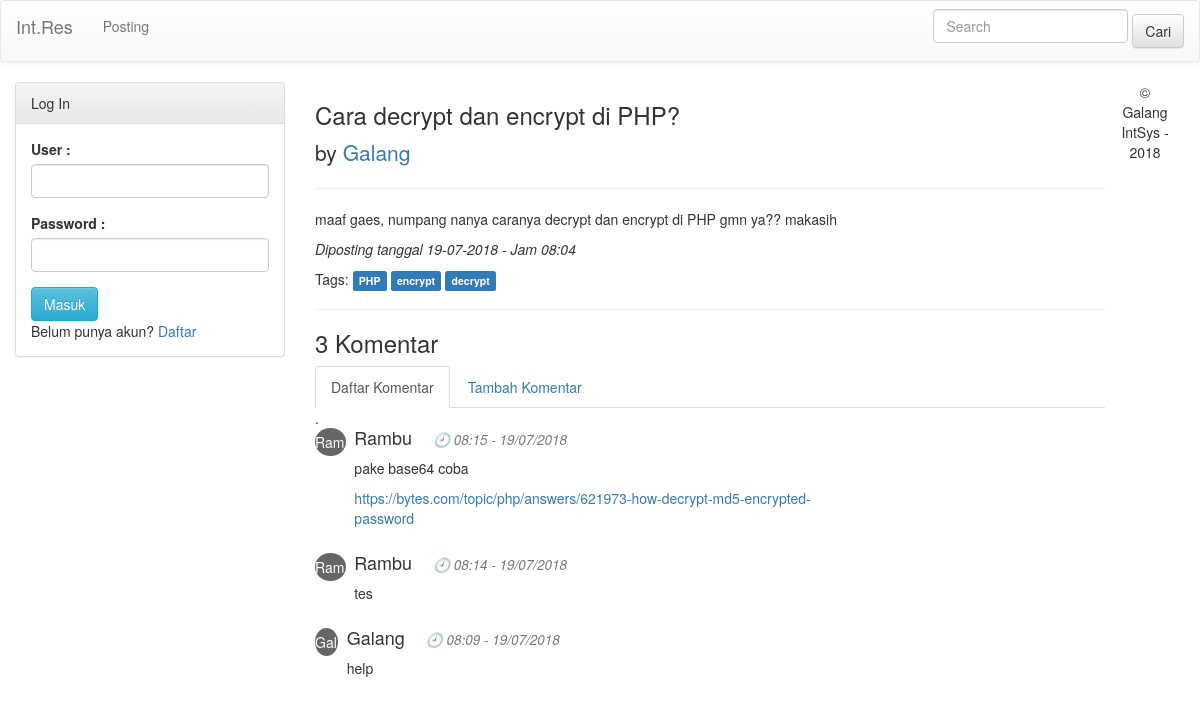
The app's page /home/detailkonten/7 with its own data.
### tables this page shows
CREATE TABLE `konten` (
  `idkonten` int(100) NOT NULL,
  `judul` varchar(100) NOT NULL,
  `tipe` varchar(20) NOT NULL,
  `deskripsi` text NOT NULL,
  `tag` text NOT NULL,
  `pembuat` varchar(30) NOT NULL,
  `post` enum('Y','N') NOT NULL,
  `tgl_dibuat` datetime NOT NULL,
  `vote` int(100) DEFAULT '0',
  `pengunjung` int(11) NOT NULL,
  `jml_komentar` int(10) NOT NULL
);

CREATE TABLE `komentar` (
  `id_komentar` int(100) NOT NULL,
  `nama` varchar(30) NOT NULL,
  `id_konten` int(100) NOT NULL,
  `isi_komentar` text NOT NULL,
  `tanggal` datetime NOT NULL,
  `solved` enum('Y','N') NOT NULL DEFAULT 'N'
);

### application/controllers/Home.php (called while the page is built, shortened)
<?php
class Home extends CI_Controller
{
	public function __construct()
	{
		$this->load->model('admin_model');
	}
	public function load_view_home($view,$data = "")
    {
	    $this->load->view('client/header');
	    if($this->session->userdata('logged_in') == TRUE){
	    $usn=$this->session->userdata('usn');
    	$datausn['user'] = $this->admin_model->getuserid($usn);
		if(strcmp($this->session->userdata('lvl'), "admin")==0){
			$this->load->view('admin/sidebar',$datausn);
		}
		$this->load->view('client/sidebarkiriloggedin',$datausn);
		}else{
        $this->load->view('client/sidebarkiri',$data);
        }
        $this->load->view('client/signup',$data);
    	$this->load->view($view,$data);
    }
	public function detailkonten($kontenid)
	{
		$data['konten'] = $this->admin_model->get_detailkonten($kontenid);
		$data['komentar'] = $this->admin_model->get_komentarkonten($kontenid);
		$data['jmlkomentar'] = $this->admin_model->get_jmlkomentarkonten($kontenid);
		$this->load_view_home('client/detailkonten',$data);
		$this->load->view('client/footer');
	}
	public function add_count($slug)
	{
    $this->load->helper('cookie');
  $check_visitor = $this->input->cookie(urldecode($slug), FALSE);
    $ip = $this->input->ip_address();
    if ($check_visitor == false) {
        $cookie = array(
            "name"   => urldecode($slug),
            "value"  => "$ip",
            "expire" =>  time() + 7200,
            "secure" => false
        );
        $this->input->set_cookie($cookie);
        $this->admin_model->update_counter(urldecode($slug));
    }
}
}
?>

### index.php (called while the page is built, shortened)
<?php
require_once BASEPATH.'core/CodeIgniter.php';

### application/models/Admin_model.php (called while the page is built, shortened)
<?php
class Admin_model extends CI_Model
{
	function update_counter($slug) {
    $this->db->where('idkonten', urldecode($slug));
    $count = $this->db->get('konten')->row();
    $this->db->where('idkonten', urldecode($slug));
    $this->db->set('pengunjung', ($count->pengunjung + 1));
    $this->db->update('konten');
	}
	public function get_jmlkomentarkonten($kontenid){
		$this->db->where('id_konten', $kontenid);
		$query = $this->db->get('komentar');
		return $query->num_rows();
	}
	public function get_detailkonten($kontenid)
	{
		$this->db->where('idkonten', $kontenid);
		$query = $this->db->get('konten');
		return $query->row();
	}
	public function get_komentarkonten($kontenid)
	{
		$this->db->order_by("id_komentar", "desc");
		$this->db->where('id_konten', $kontenid);
		$query = $this->db->get('komentar');
		return $query->result();
	}
}
?>

### application/views/client/detailkonten.php (the view, shortened to what this page needs)
<div class="row">
  <div class="col-sm-8">
  	<h3><?php echo $konten->judul; ?></h3>
    <p class="lead"><i class="fa fa-user"></i> by <a href="<?php echo base_url().'home/detailuser/'.$konten->pembuat ?>"><?php echo  ucfirst($konten->pembuat); ?></a>
    </p>
    <hr><?php echo $konten->deskripsi; ?>
    <p><em><i class="fa fa-calendar"></i>Diposting tanggal <?php
       $from_time = strtotime("$konten->tgl_dibuat");
       echo date("d-m-Y",$from_time)." - Jam ".date("H:i",$from_time);
      ?>
    </em></p>
    <i class="fa fa-tags"></i> Tags:
    <?php
      $myArray = explode(',', $konten->tag);
      $string = str_replace(array('[',']'),'',$myArray);
      foreach ($string as $value) {
       ?>
         <a href="<?php echo base_url().'home/searchtag/'.$value ?>"><span class="label label-primary"><?php echo $value;?></span></a>
       <?php
      }
      ?>
    <hr>
      <h3 ng-hide="newUser"><?php echo $jmlkomentar ?> Komentar</h3>
    <ul class="nav nav-tabs" id="tabContent">
        <li class="active"><a href="#details" data-toggle="tab">Daftar Komentar</a></li>
        <li><a href="#formkomentar" data-toggle="tab">Tambah Komentar</a></li>
    </ul>
    <div class="tab-content">
        <div class="tab-pane active" id="details">
          <?php
          echo ($jmlkomentar == 0 ? '<em><small>Belum ada komentar</small></em>' : '').'.';
          ?>
          <?php foreach($komentar as $kom):
          $tgl = strtotime("$kom->tanggal");
          ?>
            <div class="media">
              <div class="media-left">
              <div class="circle2"><?php echo ucfirst(substr($kom->nama, 0, 3)); ?></div>
              </div>
              <div class="media-body">
                <h4 class="media-heading"><?php echo ucfirst($kom->nama); ?><small><i>  &emsp; &#128344; <?php echo date("H:i",$tgl)." - ".date("d/m/Y",$tgl); ?></i></small></h4>
                <p><?php echo "$kom->isi_komentar"; ?></p>
            </div>
            <div class="media-body">
              </div>
          </div>
          <?php
          endforeach
          ?>
        </div>
    </div>
	</div>

### records on screen
konten: judul "Cara decrypt dan encrypt di PHP?", pembuat "Galang", deskripsi "maaf gaes, numpang nanya caranya decrypt dan encrypt di PHP gmn ya?? makasih", tgl_dibuat "19-07-2018", tgl_dibuat "08:04", tag "PHP", tag "encrypt", tag "decrypt"
komentar: nama "Ram", nama "Rambu", tanggal "08:15", tanggal "19/07/2018", isi_komentar "pake base64 coba https://bytes.com/topic/php/answers/621973-how-decrypt-md5-encrypted-password"
komentar: nama "Ram", nama "Rambu", tanggal "08:14", tanggal "19/07/2018", isi_komentar "tes"
komentar: nama "Gal", nama "Galang", tanggal "08:09", tanggal "19/07/2018", isi_komentar "help"

### other values on screen
$jmlkomentar "3"
